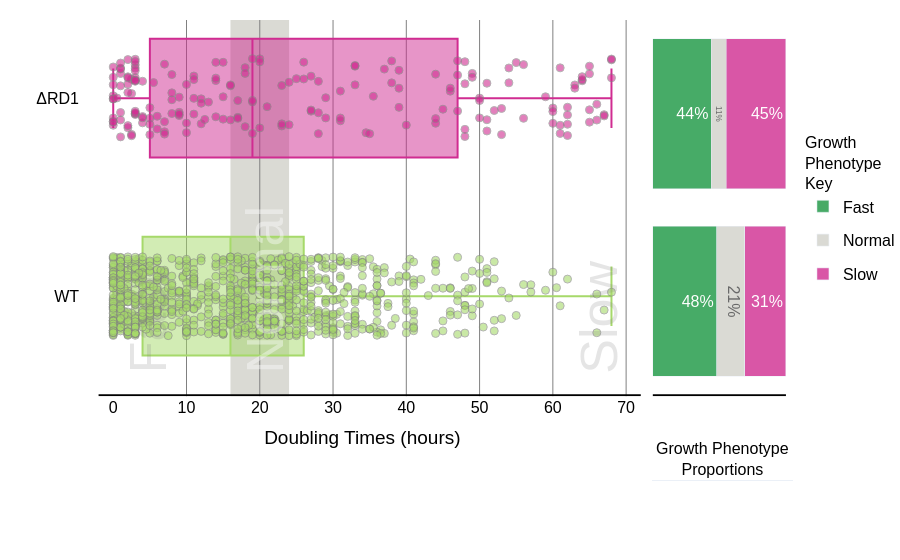

The notebook cell this image was saved under:
### Code cell
from dash import Dash, dcc, html, Input, Output
import plotly.graph_objects as go
from plotly.subplots import make_subplots
import math

def custom_round(value, precision):
    return round(value + 1e-10, precision)
from dash import Dash, dcc, html, Input, Output
import plotly.graph_objects as go
from plotly.subplots import make_subplots
import math

def custom_round(value, precision):
    return round(value + 1e-10, precision)

# Create a subplot with two vertical sections and an additional row for the title
fig = make_subplots(
    rows=2, cols=2,
    column_widths=[0.8, 0.2],
    row_heights=[0.95, 0.4],  # Add small row at bottom for title
    horizontal_spacing=0.01,
    vertical_spacing=0.01
)

# First section: Boxplots, stripplots, and shaded regions
for strain in subset_df['Strain'].unique():
    strain_data = subset_df[subset_df['Strain'] == strain]
    jitter = np.random.uniform(-0.2, 0.2, size=len(strain_data))
    strain_numeric = np.where(subset_df['Strain'].unique() == strain)[0][0]
    
    # Add boxplot trace
    fig.add_trace(go.Box(
        x=strain_data['Doubling Times'],
        y=[strain_numeric] * len(strain_data),
        name=strain,
        marker_color=colors[strain],
        hoverinfo='none',
        boxmean=False,
        orientation="h",
        width=0.6,
        boxpoints=False,
        showlegend=False
    ), row=1, col=1)
    
    # Add stripplot trace
    fig.add_trace(go.Scatter(
        x=strain_data['Doubling Times'],
        y=[strain_numeric] * len(strain_data)+ jitter,
        mode="markers",
        name=strain,
        marker=dict(color=colors[strain], size=8, opacity=0.6, line=dict(color='gray', width=1)),
        customdata=strain_data['Video Link'],
        hoverinfo="text",
        text=[
            f"<b>Doubling Time:</b> {x:.2f}<br><b>Strain:</b> {strain}<br>"
            for x in strain_data['Doubling Times']
        ],
        showlegend=False
    ), row=1, col=1)

# Add shaded regions
fig.add_vrect(x0=0, x1=bins[1], fillcolor=expanded_piyg[3], opacity=0, layer="below", line_width=0, row=1, col=1)
fig.add_vrect(x0=bins[1], x1=bins[2], fillcolor=expanded_piyg[3], opacity=0.8, layer="below", line_width=0, row=1, col=1)
fig.add_vrect(x0=bins[2], x1=70, fillcolor=expanded_piyg[3], opacity=0, layer="below", line_width=0, row=1, col=1)

# Add vertical text labels within each category region
fig.add_annotation(x=bins[0] + 0.5, y=-0.4, text='Fast', font=dict(size=52, color='gray'), opacity=0.2, 
                  xanchor='left', yanchor='bottom', showarrow=False, textangle=-90, row=1, col=1)
fig.add_annotation(x=bins[1] + 0.5, y=-0.4, text='Normal', font=dict(size=52, color='white'), opacity=0.4, 
                  xanchor='left', yanchor='bottom', showarrow=False, textangle=-90, row=1, col=1)
fig.add_annotation(x=70 + 0.5, y=-0.4, text='Slow', font=dict(size=52, color='gray'), opacity=0.2, 
                  xanchor='right', yanchor='bottom', showarrow=False, textangle=-90, row=1, col=1)

# Calculate and add growth speed percentages
growth_speed_counts = subset_df.groupby(['Strain', 'Growth Category']).size().unstack(fill_value=0)
growth_speed_percentages = growth_speed_counts.div(growth_speed_counts.sum(axis=1), axis=0).reindex(index=subset_df['Strain'].unique())

# Add stacked bar chart
for i, strain in enumerate(subset_df['Strain'].unique()):
    percentages = growth_speed_percentages.iloc[i]
    rounded_percentages = [custom_round(p, 2) for p in percentages]
    
    total = sum(rounded_percentages)
    if total != 1:
        diff = 1 - total
        max_idx = rounded_percentages.index(max(rounded_percentages))
        rounded_percentages[max_idx] += diff
    
    for j, (category, percentage) in enumerate(zip(growth_speed_percentages.columns, rounded_percentages)):
        fig.add_trace(go.Bar(
            x=[percentage],
            y=[strain],
            orientation='h',
            marker_color=colors[category],
            opacity=0.8,
            showlegend=i==0,
            legendgroup=category,
            name=category,
            text=[f"{round(percentage * 100)}%"],
            textposition='inside',
            hoverinfo='text',
            hovertext=[f"{strain}<br>{category}: {round(percentage * 100)}%"]
        ), row=1, col=2)

# Add title text as a bar trace in the bottom row
fig.add_trace(go.Bar(
    x=[1],
    y=[-0],
    width=30,
    marker_color='rgba(0,0,0,0)',  # Transparent
    text=['Growth Phenotype<br>Proportions'],
    textposition='outside',
    textfont=dict(size=16, color='black'),
    showlegend=False,
    hoverinfo='none'
), row=2, col=2)

# Define common font settings
font_settings = dict(
    family='Helvetica, Arial, sans-serif',
    size=16, 
    color='black'
)

# Update layout
fig.update_layout(
    barmode='stack',
    plot_bgcolor='white',
    paper_bgcolor='white',
    width=965,
    margin=dict(b=0, t=20),  # Reduced bottom margin
    font=font_settings,
    legend=dict(
        title='Growth<br>Phenotype<br>Key',
        orientation='v',
        yanchor='middle', y=0.65,
        xanchor='right', x=1.15,
        title_side='top',
        title_font_size=16,
        font=dict(size=16)
    ),
    showlegend=True
)

# Update axes configurations for main plots
axes_updates = {
    (1,1): dict(
        x=dict(
            visible=True,
            tickmode='linear',
            tick0=0,
            dtick=10,
            gridcolor='gray',
            gridwidth=1,
            title_text='Doubling Times (hours)'
        ),
        y=dict(
            ticktext=["WT", "ΔRD1"],
            tickvals=[0, 1]
        )
    ),
    (1,2): dict(
        x=dict(visible=False),
        y=dict(
            ticktext=[],
            tickvals=[]
        )
    )
}

# Apply axes updates
for (row, col), settings in axes_updates.items():
    if 'x' in settings:
        fig.update_xaxes(**settings['x'], row=row, col=col)
    if 'y' in settings:
        fig.update_yaxes(**settings['y'], row=row, col=col)

# Hide axes for the bottom row
fig.update_xaxes(visible=False, row=2, col=1)
fig.update_xaxes(visible=False, row=2, col=2)
fig.update_yaxes(visible=False, row=2, col=1)
fig.update_yaxes(visible=False, row=2, col=2)

# Add horizontal lines
for col, x_range in [(1, (-2, 72)), (2, (0, 1))]:
    fig.add_shape(
        type='line',
        x0=x_range[0], x1=x_range[1],
        y0=-0.5, y1=-0.5,
        line=dict(color='black', width=2),
        row=1, col=col
    )


fig.show()

boxplot = fig

### Figure 1 — Plotly figure (JSON) as saved in the notebook; plotly's stock layout.template omitted (floating-point values rounded to 4 significant figures; data arrays with more than 128 entries replaced by an {"elided": "..."} marker saying what was removed)
{"data": [{"boxmean": false, "boxpoints": false, "hoverinfo": "none", "marker": {"color": "#a6d96a"}, "name": "WT", "orientation": "h", "showlegend": false, "type": "box", "width": 0.6, "x": {"elided": "941 float values"}, "xaxis": "x", "y": {"elided": "941 int values"}, "yaxis": "y"}, {"customdata": {"elided": "941 str values"}, "hoverinfo": "text", "marker": {"color": "#a6d96a", "line": {"color": "gray", "width": 1}, "opacity": 0.6, "size": 8}, "mode": "markers", "name": "WT", "showlegend": false, "text": {"elided": "941 str values"}, "type": "scatter", "x": {"elided": "941 float values"}, "xaxis": "x", "y": {"elided": "941 float values"}, "yaxis": "y"}, {"boxmean": false, "boxpoints": false, "hoverinfo": "none", "marker": {"color": "#d02c91"}, "name": "RD1", "orientation": "h", "showlegend": false, "type": "box", "width": 0.6, "x": {"elided": "190 float values"}, "xaxis": "x", "y": {"elided": "190 int values"}, "yaxis": "y"}, {"customdata": {"elided": "190 str values"}, "hoverinfo": "text", "marker": {"color": "#d02c91", "line": {"color": "gray", "width": 1}, "opacity": 0.6, "size": 8}, "mode": "markers", "name": "RD1", "showlegend": false, "text": {"elided": "190 str values"}, "type": "scatter", "x": {"elided": "190 float values"}, "xaxis": "x", "y": {"elided": "190 float values"}, "yaxis": "y"}, {"hoverinfo": "text", "hovertext": ["WT<br>Fast: 48%"], "legendgroup": "Fast", "marker": {"color": "#1a9641"}, "name": "Fast", "opacity": 0.8, "orientation": "h", "showlegend": true, "text": ["48%"], "textposition": "inside", "type": "bar", "x": [0.48], "xaxis": "x2", "y": ["WT"], "yaxis": "y2"}, {"hoverinfo": "text", "hovertext": ["WT<br>Normal: 21%"], "legendgroup": "Normal", "marker": {"color": "#d1d1ca"}, "name": "Normal", "opacity": 0.8, "orientation": "h", "showlegend": true, "text": ["21%"], "textposition": "inside", "type": "bar", "x": [0.21], "xaxis": "x2", "y": ["WT"], "yaxis": "y2"}, {"hoverinfo": "text", "hovertext": ["WT<br>Slow: 31%"], "legendgroup": "Slow", "marker": {"color": "#d02c91"}, "name": "Slow", "opacity": 0.8, "orientation": "h", "showlegend": true, "text": ["31%"], "textposition": "inside", "type": "bar", "x": [0.31], "xaxis": "x2", "y": ["WT"], "yaxis": "y2"}, {"hoverinfo": "text", "hovertext": ["RD1<br>Fast: 44%"], "legendgroup": "Fast", "marker": {"color": "#1a9641"}, "name": "Fast", "opacity": 0.8, "orientation": "h", "showlegend": false, "text": ["44%"], "textposition": "inside", "type": "bar", "x": [0.44], "xaxis": "x2", "y": ["RD1"], "yaxis": "y2"}, {"hoverinfo": "text", "hovertext": ["RD1<br>Normal: 11%"], "legendgroup": "Normal", "marker": {"color": "#d1d1ca"}, "name": "Normal", "opacity": 0.8, "orientation": "h", "showlegend": false, "text": ["11%"], "textposition": "inside", "type": "bar", "x": [0.11], "xaxis": "x2", "y": ["RD1"], "yaxis": "y2"}, {"hoverinfo": "text", "hovertext": ["RD1<br>Slow: 45%"], "legendgroup": "Slow", "marker": {"color": "#d02c91"}, "name": "Slow", "opacity": 0.8, "orientation": "h", "showlegend": false, "text": ["45%"], "textposition": "inside", "type": "bar", "x": [0.45], "xaxis": "x2", "y": ["RD1"], "yaxis": "y2"}, {"hoverinfo": "none", "marker": {"color": "rgba(0, 0, 0, 0)"}, "showlegend": false, "text": ["Growth Phenotype<br>Proportions"], "textfont": {"color": "black", "size": 16}, "textposition": "outside", "type": "bar", "width": 30, "x": [1], "xaxis": "x4", "y": [0], "yaxis": "y4"}], "layout": {"annotations": [{"font": {"color": "gray", "size": 52}, "opacity": 0.2, "showarrow": false, "text": "Fast", "textangle": -90, "x": 0.5, "xanchor": "left", "xref": "x", "y": -0.4, "yanchor": "bottom", "yref": "y"}, {"font": {"color": "white", "size": 52}, "opacity": 0.4, "showarrow": false, "text": "Normal", "textangle": -90, "x": 16.5, "xanchor": "left", "xref": "x", "y": -0.4, "yanchor": "bottom", "yref": "y"}, {"font": {"color": "gray", "size": 52}, "opacity": 0.2, "showarrow": false, "text": "Slow", "textangle": -90, "x": 70.5, "xanchor": "right", "xref": "x", "y": -0.4, "yanchor": "bottom", "yref": "y"}], "autosize": true, "barmode": "stack", "font": {"color": "black", "family": "Helvetica, Arial, sans-serif", "size": 16}, "legend": {"font": {"size": 16}, "orientation": "v", "title": {"font": {"size": 16}, "side": "top", "text": "Growth<br>Phenotype<br>Key"}, "x": 1.15, "xanchor": "right", "y": 0.65, "yanchor": "middle"}, "margin": {"b": 0, "t": 20}, "paper_bgcolor": "white", "plot_bgcolor": "white", "shapes": [{"fillcolor": "#d1d1ca", "layer": "below", "line": {"width": 0}, "opacity": 0, "type": "rect", "x0": 0, "x1": 16, "xref": "x", "y0": 0, "y1": 1, "yref": "y domain"}, {"fillcolor": "#d1d1ca", "layer": "below", "line": {"width": 0}, "opacity": 0.8, "type": "rect", "x0": 16, "x1": 24, "xref": "x", "y0": 0, "y1": 1, "yref": "y domain"}, {"fillcolor": "#d1d1ca", "layer": "below", "line": {"width": 0}, "opacity": 0, "type": "rect", "x0": 24, "x1": 70, "xref": "x", "y0": 0, "y1": 1, "yref": "y domain"}, {"line": {"color": "black", "width": 2}, "type": "line", "x0": -2, "x1": 72, "xref": "x", "y0": -0.5, "y1": -0.5, "yref": "y"}, {"line": {"color": "black", "width": 2}, "type": "line", "x0": 0, "x1": 1, "xref": "x2", "y0": -0.5, "y1": -0.5, "yref": "y2"}], "showlegend": true, "xaxis": {"anchor": "y", "autorange": true, "domain": [0, 0.792], "dtick": 10, "gridcolor": "gray", "gridwidth": 1, "range": [-4.286, 72.29], "tick0": 0, "tickmode": "linear", "title": {"text": "Doubling Times (hours)"}, "type": "linear", "visible": true}, "xaxis2": {"anchor": "y2", "autorange": true, "domain": [0.802, 1], "range": [-0.005055, 1.053], "type": "linear", "visible": false}, "xaxis3": {"anchor": "y3", "domain": [0, 0.792], "visible": false}, "xaxis4": {"anchor": "y4", "autorange": true, "domain": [0.802, 1], "range": [-14, 16], "type": "linear", "visible": false}, "yaxis": {"anchor": "x", "autorange": true, "domain": [0.3033, 1.0], "range": [-0.508, 1.395], "ticktext": ["WT", "ΔRD1"], "tickvals": [0, 1], "type": "linear"}, "yaxis2": {"anchor": "x2", "autorange": true, "domain": [0.3033, 1.0], "range": [-0.5085, 1.5], "ticktext": [], "tickvals": [], "type": "category"}, "yaxis3": {"anchor": "x3", "domain": [0, 0.2933], "visible": false}, "yaxis4": {"anchor": "x4", "autorange": true, "domain": [0, 0.2933], "range": [-1, 1], "type": "linear", "visible": false}}}
